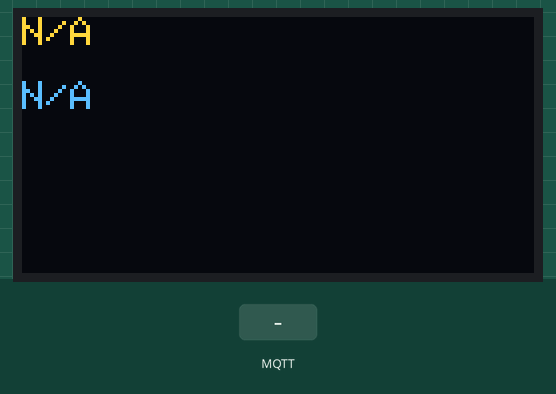
Recording of a sketch running on a simulated ESP32. Shown: 128×64 one-colour display. The inputs (shaded band) are chosen by the test bench. The OLED is the two-colour kind (top 16 rows yellow); WiFi joins after 1.5 s; servers stay silent unless stated; random numbers use the default seed unless the sketch sets one; no MQTT or app messages arrive unless stated; what the sketch prints to the serial monitor is not drawn.

Above: at 3.2 s.
3.3 s: MQTT message "flutter/weather_data" arrives on the second subscribed topic
At 3.35 s:
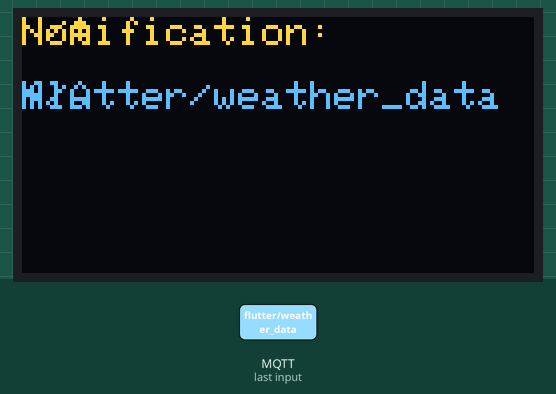
At 4.7 s:
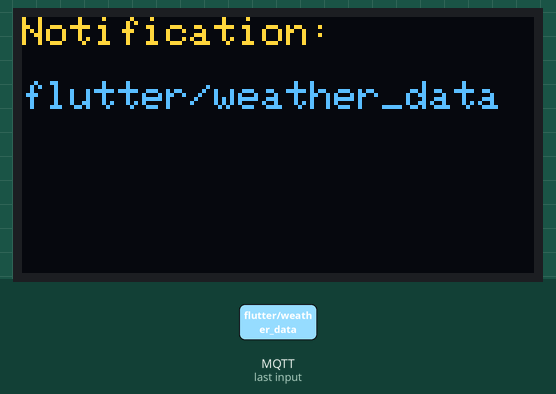
6.3 s: MQTT message "flutter/notification" arrives on the second subscribed topic
At 9.5 s:
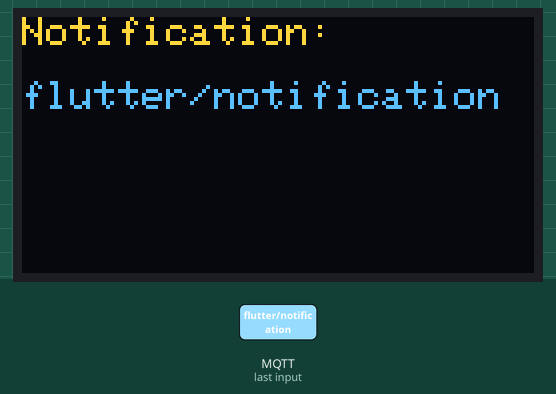
Timing chart, 0 to 11.0 s (numbered marks = the images above; inputs shaded):
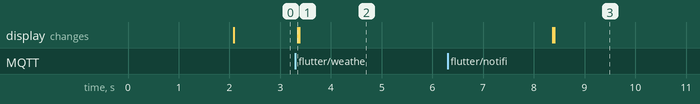

Measured:
- after the input at 3.3 s, the display: changes after 0.05 s (image 1)

The sketch:

Arduino_Code.ino
```cpp
#include "arduino_secrets.h"

#include <WiFi.h>
#include <Wire.h>
#include <Adafruit_GFX.h>
#include <Adafruit_SSD1306.h>
#include <ArduinoJson.h>
#include "PubSubClient.h"

#define SECRET_OPTIONAL_PASSWORD "keerthana"
#define SECRET_SSID "OnePlus Nord 2T"
#define SCREEN_WIDTH 128
#define SCREEN_HEIGHT 64
#define OLED_RESET -1
#define SCREEN_ADDRESS 0x3C
Adafruit_SSD1306 display(SCREEN_WIDTH, SCREEN_HEIGHT, &Wire, OLED_RESET);

const char* ssid = SECRET_SSID;
const char* password = SECRET_OPTIONAL_PASSWORD;
const char* mqttServer = "broker.emqx.io";
int port = 1883;
char clientId[50];

String DayTime = "N/A";
String TemperatureWeather = "N/A";

const int MAX_NOTIFICATIONS = 10;
String notificationQueue[MAX_NOTIFICATIONS];
int queueStart = 0;
int queueEnd = 0;

String currentNotification = "";
int scrollOffset = 0;
unsigned long lastScrollTime = 0;
unsigned long displayStartTime = 0;
const int scrollSpeed = 250;
const int minDisplayTime = 5000;
bool isScrolling = false;
bool hasScrolledThrough = false;
bool isNotificationActive = false;

WiFiClient espClient;
PubSubClient client(espClient);

void wifiConnect() {
  WiFi.mode(WIFI_STA);
  WiFi.begin(ssid, password);
  while (WiFi.status() != WL_CONNECTED) {
    delay(1000);
    Serial.print(".");
  }
}

void mqttReconnect() {
  while (!client.connected()) {
    Serial.print("Attempting MQTT connection...");
    long r = random(1000);
    sprintf(clientId, "clientId-%ld", r);
    if (client.connect(clientId)) {
      Serial.print(clientId);
      Serial.println(" connected");
      client.subscribe("flutter/weather_data");
      client.subscribe("flutter/notification");
    } else {
      Serial.print("failed, rc=");
      Serial.print(client.state());
      Serial.println(" try again in 5 seconds");
      delay(5000);
    }
  }
}

void enqueueNotification(String notif) {
  if ((queueEnd + 1) % MAX_NOTIFICATIONS == queueStart) {
    queueStart = (queueStart + 1) % MAX_NOTIFICATIONS;
  }
  notificationQueue[queueEnd] = notif;
  queueEnd = (queueEnd + 1) % MAX_NOTIFICATIONS;
}

String dequeueNotification() {
  if (queueStart == queueEnd) {
    return "";
  }
  String notif = notificationQueue[queueStart];
  queueStart = (queueStart + 1) % MAX_NOTIFICATIONS;
  return notif;
}

void updateDisplay() {
  display.clearDisplay();
  display.setTextSize(1);
  display.setTextColor(SSD1306_WHITE);

  if (!isNotificationActive) {
    display.setCursor(0, 0);
    display.println(DayTime);
    display.setCursor(0, 16);
    display.println(TemperatureWeather);
    if (queueStart != queueEnd) {
      currentNotification = dequeueNotification();
      isNotificationActive = true;
      scrollOffset = 0;
      hasScrolledThrough = false;
      displayStartTime = millis();
    }
  }

  if (isNotificationActive && currentNotification != "") {
    display.setCursor(0, 0);
    display.println("Notification:");
    int maxCharsPerLine = 21;
    int numLines = (currentNotification.length() + maxCharsPerLine - 1) / maxCharsPerLine;
    int textHeight = numLines * 16;
    for (int i = 0; i < numLines; i++) {
      int y = 16 + (i * 16) - scrollOffset;
      if (y >= 16 && y < SCREEN_HEIGHT) {
        display.setCursor(0, y);
        int endIndex = min((i + 1) * maxCharsPerLine, (int)currentNotification.length());
        display.println(currentNotification.substring(i * maxCharsPerLine, endIndex));
      }
    }
    if (textHeight > SCREEN_HEIGHT - 16) {
      isScrolling = true;
      if (millis() - lastScrollTime > scrollSpeed) {
        scrollOffset++;
        lastScrollTime = millis();
        if (scrollOffset > textHeight - (SCREEN_HEIGHT - 16)) {
          hasScrolledThrough = true;
          isScrolling = false;
        }
      }
    } else {
      hasScrolledThrough = true;
    }
    if (hasScrolledThrough && millis() - displayStartTime > minDisplayTime) {
      isNotificationActive = false;
      currentNotification = "";
    }
  }
  display.display();
}

void callback(char* topic, byte* message, unsigned int length) {
  Serial.print("Message arrived on topic: ");
  Serial.print(topic);
  Serial.print(". Message: ");
  String stMessage;
  for (int i = 0; i < length; i++) {
    Serial.print((char)message[i]);
    stMessage += (char)message[i];
  }
  Serial.println();
  if (String(topic) == "flutter/weather_data") {
    StaticJsonDocument<200> doc;
    DeserializationError error = deserializeJson(doc, stMessage);
    if (!error) {
      DayTime = doc["DayDateTime"].as<String>();
      TemperatureWeather = doc["TemperatureWeather"].as<String>();
    }
  } else if (String(topic) == "flutter/notification") {
    enqueueNotification(stMessage);
  }
  updateDisplay();
}

void setup() {
  Serial.begin(115200);
  Wire.begin(21, 22);
  if (!display.begin(SSD1306_SWITCHCAPVCC, SCREEN_ADDRESS)) {
    Serial.println(F("SSD1306 allocation failed"));
    for (;;);
  }
  display.clearDisplay();
  display.setTextColor(SSD1306_WHITE);
  display.setTextSize(1);
  display.setCursor(0, 0);
  display.println("Connecting...");
  display.display();
  Serial.print("Connecting to ");
  Serial.println(ssid);
  wifiConnect();
  Serial.println("WiFi connected");
  client.setServer(mqttServer, port);
  client.setCallback(callback);
  updateDisplay();
}

void loop() {
  if (!client.connected()) {
    mqttReconnect();
  }
  client.loop();
  updateDisplay();
}
```

arduino_secrets.h
```cpp
#define SECRET_OPTIONAL_PASSWORD "NIEBH"
#define SECRET_SSID "Nie@1234"
```
